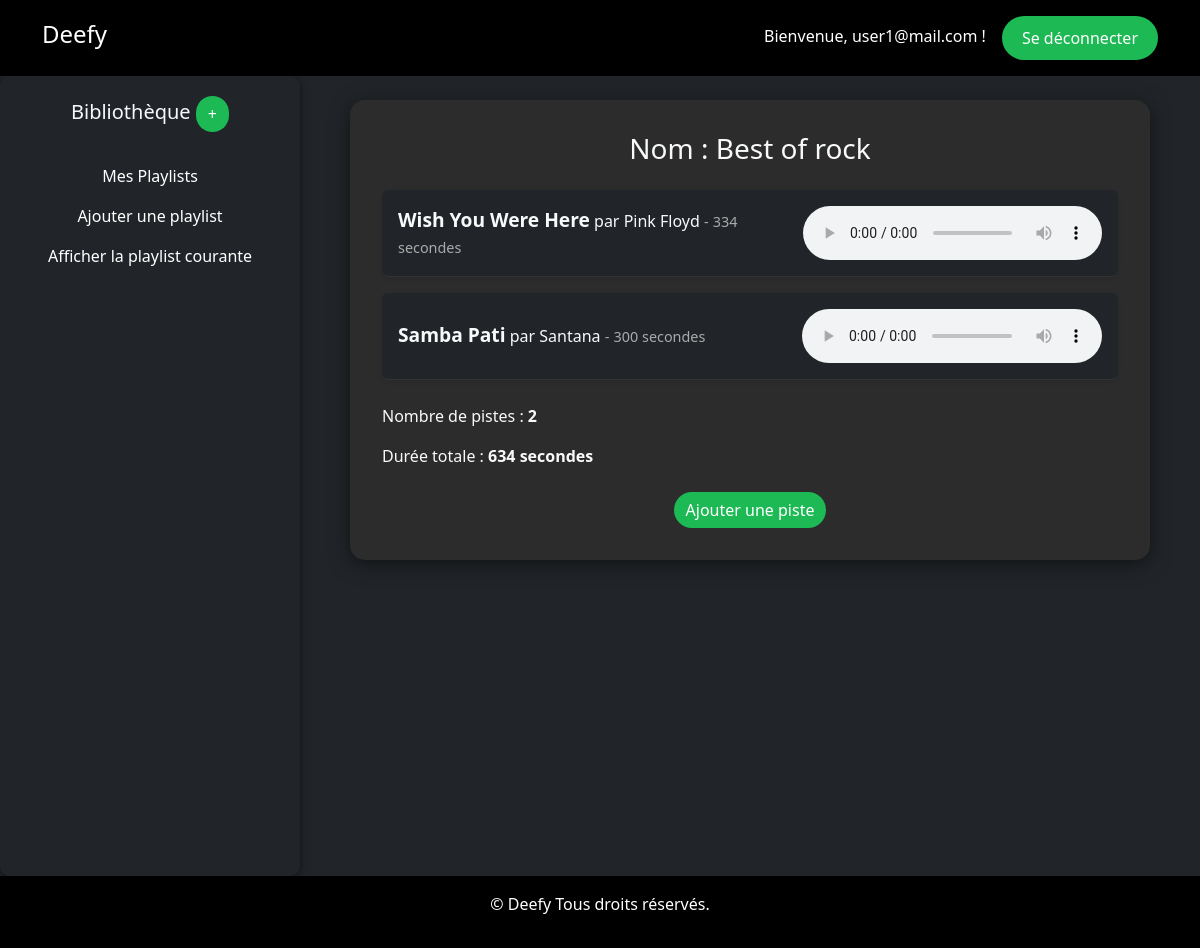
/?action=display-playlist&id=1 (signed in), run on the app's committed database.
### tables this page shows
CREATE TABLE `playlist` (
                            `id` int(11) NOT NULL AUTO_INCREMENT,
                            `nom` varchar(100) NOT NULL,
                            PRIMARY KEY (`id`)
);

CREATE TABLE `track` (
                         `id` int(11) NOT NULL AUTO_INCREMENT,
                         `titre` varchar(100) NOT NULL,
                         `genre` varchar(30) DEFAULT NULL,
                         `duree` int(3) DEFAULT NULL,
                         `filename` varchar(100) DEFAULT NULL,
                         `type` varchar(30) DEFAULT NULL,
                         `artiste_album` varchar(30) DEFAULT NULL,
                         `titre_album` varchar(30) DEFAULT NULL,
                         `annee_album` int(4) DEFAULT NULL,
                         `numero_album` int(11) DEFAULT NULL,
                         `auteur_podcast` varchar(100) DEFAULT NULL,
                         `date_posdcast` date DEFAULT NULL,
                         PRIMARY KEY (`id`)
);

### src/classes/action/Action.php (called while the page is built, shortened)
<?php
abstract class Action {
    protected ?string $http_method = null;
    public function __construct(){
        $this->http_method = $_SERVER['REQUEST_METHOD'];
    }
    public function execute() : string
    {
        switch ($this->http_method) {
            case "GET":
                return $this->get();
        }
    }
}

### index.php (called while the page is built, shortened)
<?php
$action = new D\Dispatcher();
$action->run();

### src/classes/audio/lists/AudioList.php (called while the page is built, shortened)
<?php
class AudioList
{
    public function __construct(string $nom, int $id = 0, array $pistes = [])
    {
        $this->nom = $nom;
        $this->pistes = $pistes;
        $this->nbPistes = count($pistes);
        $this->duree = $this->calculerDureePiste($pistes);
    }
    public function calculerDureePiste(array $pistes): int
    {
        $duree = 0;
        foreach ($pistes as $piste) {
            $duree += $piste->__get('duree');
        }
        return $duree;
    }
    public function __get(string $at)
    {
        if (property_exists($this, $at)) {
            return $this->$at;
        }
        throw new InvalidPropertyNameException("$at : invalid property");
    }
}
?>

### src/classes/repository/DeefyRepository.php (called while the page is built, shortened)
<?php
class DeefyRepository
{
    private \PDO $pdo;
    private static ?DeefyRepository $instance = null;
    private static array $config = [];
    private function __construct(array $conf)
    {
        $this->pdo = new \PDO($conf['dsn'], $conf['user'], $conf['pass'],
            [\PDO::ATTR_ERRMODE => \PDO::ERRMODE_EXCEPTION]);
    }
    public static function setConfig(string $file)
    {
        $conf = parse_ini_file($file);
        self::$config = $conf;
    }
    public static function getInstance() : DeefyRepository
    {
        if (is_null(self::$instance)) {
            self::$instance = new DeefyRepository(self::$config);
        }
        return self::$instance;
    }
    public function findPlaylistById(int $id): Playlist
    {
        $query = "SELECT id, nom FROM playlist WHERE id = :id";
        $stmt = $this->pdo->prepare($query);
        $stmt->execute(['id' => $id]);
        $data = $stmt->fetch();
        if ($data) {
            $listeTrack = $this->findTrack2Playlist($id);
            return new Playlist($data['nom'], $data['id'], $listeTrack);
        } else {
            throw new PlaylistNotFoundException("Playlist introuvable");
        }
    }
    public function findTrack2Playlist(int $idPlaylist): array
    {
        $query = "SELECT * FROM playlist2track pt INNER JOIN track t ON pt.id_track = t.id WHERE pt.id_pl = :id ORDER BY no_piste_dans_liste";
        $stmt = $this->pdo->prepare($query);
        $stmt->execute(['id' => $idPlaylist]);
        $listTracks = [];
        while ($data = $stmt->fetch()) {
            if ($data['type'] === 'A') {
                $track = new AlbumTrack(
                    $data['titre'],
                    $data['filename'],
                    $data['titre_album'],
                    $data['annee_album'],
                    $data['no_piste_dans_liste'],
                    $data['artiste_album'],
                    $data['duree'],
                    $data['genre'],
                    $data['id']
                );
            }
            $listTracks[] = $track;
        }
        return $listTracks;
    }
}

### src/classes/auth/Authz.php (called while the page is built, shortened)
<?php
class Authz
{
    public static function checkPlaylistOwner(int $id) : bool
    {
        $user = AuthnProvider::getSignedInUser();
        $repository = DeefyRepository::getInstance();
        if($repository->isPlaylistOwner($id,$user->id)){
            return true;
        }
        return false;
    }
}

### src/classes/render/AudioTrackRenderer.php (called while the page is built, shortened)
<?php
abstract class AudioTrackRenderer implements Renderer
{
    public function __construct($audio)
    {
        $this->audio = $audio;
    }
    public function render(int $selector): string
    {
        $res = '';
        if ($selector === Renderer::COMPACT) {
            $res = $this->renderCompact();
        } elseif ($selector === Renderer::LONG) {
            $res = $this->renderLong();
        }
        return $res;
    }
}
?>

### src/classes/audio/tracks/AudioTrack.php (called while the page is built, shortened)
<?php
class AudioTrack
{
    public function __construct(string $titre, string $nomFichier)
    {
        $this->titre = $titre;
        $this->nomFichier = $nomFichier;
    }
    public function __get(string $at)
    {
        if (property_exists($this, $at)) {
            return $this->$at;
        }
        throw new InvalidPropertyNameException("$at : invalid property");
    }
}
?>

### src/classes/audio/tracks/AlbumTrack.php (called while the page is built, shortened)
<?php
class AlbumTrack extends AudioTrack
{
    public function __construct(
        string $titre,
        string $nomFichier,
        string $album,
        string $annee,
        int $numeroPiste,
        string $auteur = 'inconnu',
        int $duree = 0,
        string $genre = 'inconnu',
        int $id = 0
    ) {
        $this->auteur = $auteur;
        $this->duree = $duree;
    }
    public function getRenderer(): R\AlbumTrackRenderer
    {
        return new R\AlbumTrackRenderer($this);
    }
}
?>

### src/classes/auth/AuthnProvider.php (called while the page is built, shortened)
<?php
class AuthnProvider
{
    public static function getSignedInUser (): User
    {
        return unserialize($_SESSION['user']);
    }
}
?>

### src/classes/users/User.php (called while the page is built, shortened)
<?php
class User
{
    public function __get(string $param)
    {
        if (property_exists($this, $param)) {
            return $this->$param;
        } else {
            throw new InvalidPropertyNameException("$param : invalid property");
        }
    }
}

### src/classes/render/AlbumTrackRenderer.php (the view, shortened to what this page needs)
<?php
class AlbumTrackRenderer extends AudioTrackRenderer
{
    protected function renderCompact(): string
    {
        return <<<HTML
<div class="track-item mb-3 p-3 bg-dark text-light rounded shadow-sm d-flex flex-column flex-md-row align-items-md-center">
    <div class="track-info flex-grow-1">
        <strong>{$this->audio->titre}</strong> par {$this->audio->auteur}
        <span>-</span>
        <span>{$this->audio->duree} secondes</span>
    </div>
    <audio controls class="mt-3 mt-md-0 ml-md-3 audio-playe"><source src='../../../audio/{$this->audio->nomFichier}' type='audio/mpeg'></audio>
</div>
HTML;
    }
}
?>

### src/classes/render/AudioListRenderer.php (shortened to what this page needs)
<?php
class AudioListRenderer implements Renderer
{
    private $audioList;
    public function __construct($audioList)
    {
        $this->audioList = $audioList;
    }
    public function render(int $selector = Renderer::COMPACT): string
    {
        $res = <<<HTML
<h1 class="h3 mb-4 text-center">Nom : {$this->audioList->nom}</h1>
HTML;
        foreach ($this->audioList->pistes as $value) {
            $renderValue = $value->getRenderer();
            $res .= $renderValue->render(Renderer::COMPACT) . "\n";
        }
        $res .= "<p class=\"mt-4\">Nombre de pistes : <strong>{$this->audioList->nbPistes}</strong></p>\n";
        $res .= "<p>Durée totale : <strong>{$this->audioList->duree} secondes</strong></p>\n";
        return $res;
    }
}

### src/classes/action/DisplayPlaylistAction.php (shortened to what this page needs)
<?php
class DisplayPlaylistAction extends Action
{
    protected function get(): string
    {
        $repository = DeefyRepository::getInstance();
        $playlistId = filter_input(INPUT_GET, 'id', FILTER_VALIDATE_INT);
        try {
            $playlist = $repository->findPlaylistById($playlistId);
            $renderer = new AudioListRenderer($playlist);
            $resultat = $renderer->render();
        } catch (AuthException|PlaylistNotFoundException $e){
            return $this->errorMessage($e->getMessage());
        }
        return <<<HTML
<div class="playlist-container">
    $resultat
    <div class="text-center mt-4">
        <a href="?action=add-track" class="btn btn-primary">Ajouter une piste</a>
    </div>
</div>
HTML;
    }
}

### src/classes/dispatch/Dispatcher.php (shortened to what this page needs)
<?php
class Dispatcher
{
    protected string $action;
    public function __construct()
    {
        $this->action = $_GET["action"] ?? "default";
    }
    public function run(): void
    {
        $action = null;
        switch ($this->action) {
            case "display-playlist":
                $action = new DisplayPlaylistAction();
                break;
        }
        $res = $action->execute();
        $this->renderPage($res);
    }
    private function renderPage(string $html): void
    {
        try {
            $user = AuthnProvider::getSignedInUser ();
            $connection = true;
        } catch (AuthException $e) {
            $user = null;
            $connection = false;
        }
        $userName = $connection ? $user->email : null;
        $messageNavBar = $connection
            ? "<span class='me-3'>Bienvenue, $userName !</span><a class='btn btn-custom' href='?action=logout'>Se déconnecter</a>"
            : "<a class='btn btn-custom' href='?action=signin'>Se connecter</a><a class='btn btn-custom' href='?action=add-user'>S'inscrire</a>";
        $page = <<<HTML
<!DOCTYPE html>
<html lang="fr">
<head>
    <meta charset="UTF-8">
    <meta name="viewport" content="width=device-width, initial-scale=1.0">
    <title>Deefy</title>
    <link rel="stylesheet" href="https://cdn.jsdelivr.net/npm/bootstrap@5.3.3/dist/css/bootstrap.min.css">
    <link rel="stylesheet" href="css/styles.css">
</head>
<body class="bg-dark text-light">
    <header class="bg-black text-white p-3">
        <div class="container d-flex justify-content-between align-items-center">
            <h1 class="h4"><a class="nav-link" href="?action=default">Deefy</a></h1>
            <nav>
                $messageNavBar
            </nav>
        </div>
    </header>
    <div class="d-flex flex-column flex-md-row">
        <aside class="col-md-3 sidebar">
            <h5 class="text-center mb-4">Bibliothèque
                <a class="btn btn-primary" href="?action=add-playlist" title="Ajouter une playlist">+</a>
            </h5>
            <ul class="nav flex-column text-center">
                <li class="nav-item">
                    <a class="nav-link" href="?action=playlist">Mes Playlists</a>
                </li>
                <li class="nav-item">
                    <a class="nav-link" href="?action=add-playlist">Ajouter une playlist</a>
                </li>
                <li class="nav-item">
                    <a class="nav-link " href="?action=display-current-playlist">Afficher la playlist courante</a>
                </li>
            </ul>
        </aside>
        <main class="container mt-4">
            $html
        </main>
    </div>
    <footer class="bg-black text-white text-center p-3">
        <p>&copy; Deefy Tous droits réservés.</p>
    </footer>
</body>
</html>
HTML;
        echo $page;
    }
}

### css/styles.css (style rules this page uses)
body { background-color: #121212; color: white; }
header, footer { background-color: #1c1c1c; }
.nav-link { transition: color 0.3s; }
h5 { margin-bottom: 1rem; }
.btn-custom { background-color: #1db954; color: white; border-radius: 30px; padding: 10px 20px; border: none; transition: background-color 0.3s, transform 0.3s; }
.btn-primary { background-color: #1db954; border: none; border-radius: 25px; transition: background-color 0.3s; }
.playlist-container { max-width: 800px; margin: auto; background-color: #2c2c2c; padding: 2rem; border-radius: 15px; box-shadow: 0 4px 20px rgba(0, 0, 0, 0.5); }
.sidebar { background-color: #212529; padding: 20px; border-radius: 10px; box-shadow: 0 2px 10px rgba(0, 0, 0, 0.5); }
.nav-link { color: #ffffff; transition: background-color 0.3s; }
.track-item { display: flex; justify-content: space-between; align-items: center; padding: 1rem; border-bottom: 1px solid #333; }
.track-item strong { font-size: 1.2rem; }
.track-item span { font-size: 0.9rem; color: #aaa; }
@media (min-width: 769px) { .sidebar .nav { flex-direction: row; } }
@media (min-width: 769px) { aside { min-height: 100vh; } }

### data on the page
playlist: nom "Best of rock"
track: titre "Wish You Were Here", artiste_album "Pink Floyd", duree "334"
track: titre "Samba Pati", artiste_album "Santana", duree "300"

### other printed values
$userName "user1@mail.com"
$this->audioList->nbPistes "2"
$this->audioList->duree "634"
